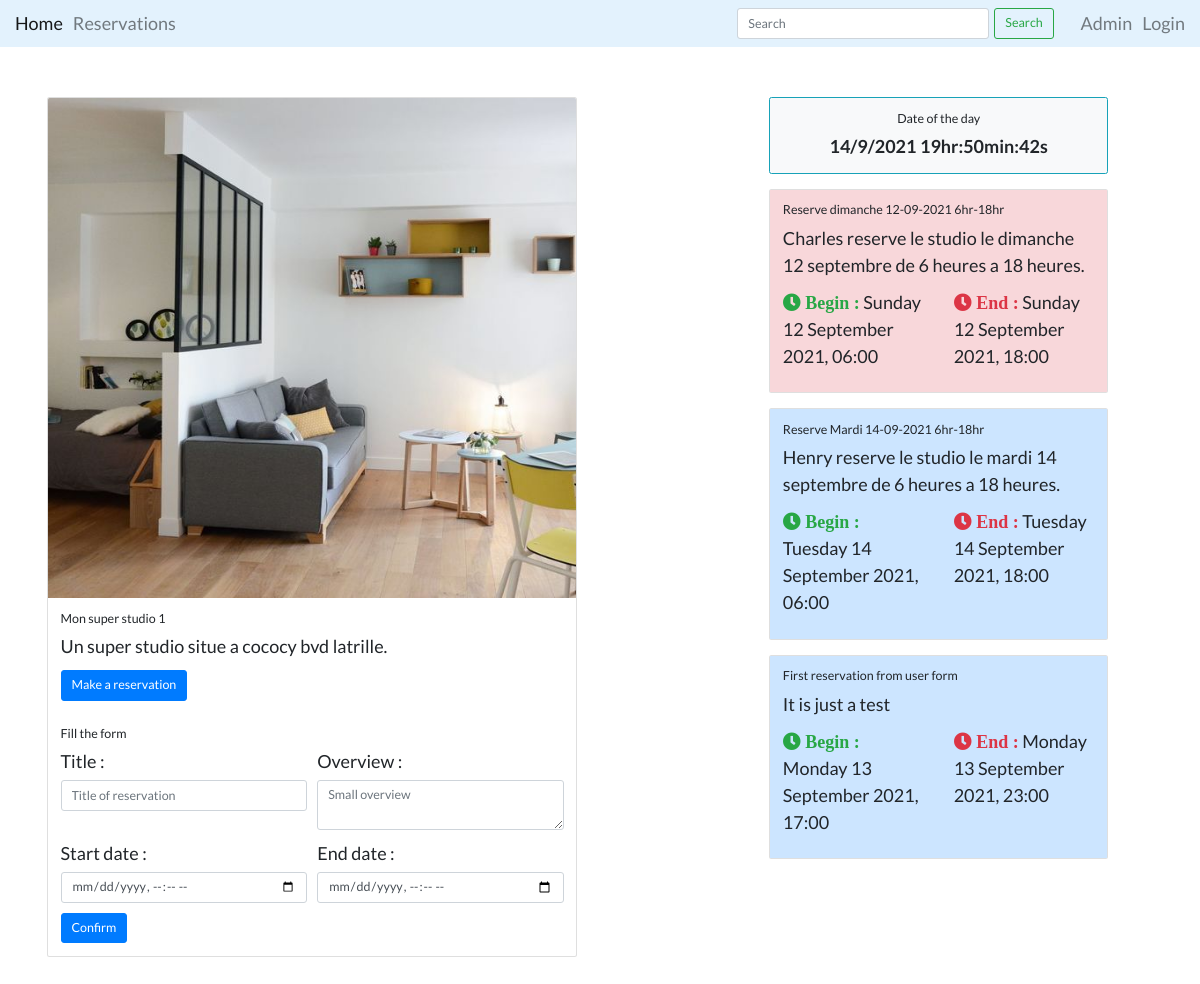
The app's page /core/resource/studio/mon-super-studio-1/ with its own data.
### core/models.py (models this page shows, shortened)
class Resource(models.Model):
    _upload_link = 'images/resource'
    name = models.CharField(max_length=100, unique=True)
    slug = models.SlugField(max_length=100, unique=True)
    description = models.TextField(null=True, blank=True)
    price = models.IntegerField()
    is_available = models.BooleanField(default=True)
    address_line = models.CharField(max_length=100)
    country = models.CharField(max_length=50)
    state = models.CharField(max_length=50)
    city = models.CharField(max_length=50)
    picture = models.ImageField(blank=True, upload_to=_upload_link)
    created = models.DateTimeField(auto_now_add=True)
    updated = models.DateTimeField(auto_now=True)
    type = models.ForeignKey(ResourceType,
                             on_delete=models.SET_NULL,
                             blank=True,
                             null=True)
    objects = models.Manager()  # The default manager.
    available = AvailableManager()  # Our custom manager.

class Reservation(models.Model):
    STATUS_CHOICES = (
        ('pending', 'Pending'),
        ('confirmed', 'Confirmed'),
        ('in_progress', 'In Progress'),
        ('ended', 'Ended'),
        ('canceled', 'Canceled'),
    )
    title = models.CharField(max_length=200)
    overview = models.TextField(null=True, blank=True)
    status = models.CharField(max_length=15,
                              choices=STATUS_CHOICES,
                              default='pending')
    created = models.DateTimeField(default=timezone.now)
    updated = models.DateTimeField(auto_now=True)
    start_date = models.DateTimeField()
    end_date = models.DateTimeField()
    resource = models.ForeignKey(Resource,
                                 default=None,
                                 on_delete=models.CASCADE)
    user = models.ForeignKey(User,
                             on_delete=models.CASCADE,
                             related_name='reservations',
                             default=1)

### core/views.py (the view)
def resource_detail(request, type_slug, resource_slug):
    resource = get_object_or_404(Resource,
                                 type__slug=type_slug,
                                 slug=resource_slug)
    if request.method == 'POST':
        form = ReservationModelForm(request.POST)
        if form.is_valid():
            reservation = form.save(commit=False)
            reservations = Reservation.objects.filter(resource=resource)
            is_overlaped = 0
            if reservations:
                date_start = form.cleaned_data['start_date']
                date_end = form.cleaned_data['end_date']
                res_range = []
                for res in reservations:
                    temp_range = {'start': res.start_date, 'end': res.end_date}
                    res_range.append(temp_range)
                for date in res_range:
                    date_overlap = overlap(date_start, date_end, date['start'],
                                           date['end'])
                    if date_overlap:
                        is_overlaped = date_overlap
                        break
            if not is_overlaped:
                reservation.status = 'pending'
                reservation.user = request.user
                reservation.resource = resource
                reservation.save()
                messages.success(request, "Successfuly submit a reservation.")
            else:
                error_text = "This resource is not free at this time. "
                error_text += "Please try with another date or time."
                messages.error(request, error_text)
        else:
            messages.error(request,
                           "Try to correct these errors and try again.")
        return redirect('core:resource_detail', type_slug, resource_slug)
    else:
        reservations = Reservation.objects.filter(resource=resource)
        form = ReservationModelForm()
        context = {
            'form': form,
            'resource': resource,
            'reservations': reservations,
        }
        return render(request, 'core/resource_detail.html', context)

### core/templates/core/resource_detail.html (shortened to what this page needs)
{% extends 'base.html' %}
{% load static %}
{% block styles %}
<link rel="stylesheet" href="{% static 'css/resource_detail.css' %}" type="text/css">
{% endblock %}
{% block content %}
<div class="content container" style="margin: auto; max-width: 98vw; padding: 5rem; font-size: large;">
    <div class="sections row">
        <section class="main col-md-8 col-lg-8 col-sm-8 row">
            <div class="card w-75">
                <img src="{{ resource.picture.url }}" class="card-img-top" alt="resource image" style="height: 50rem;">
                <div class="card-body">
                    <h5 class="card-title">{{ resource.name }}</h5>
                    <p class="card-text">{{ resource.description }}</p>
                    <a href="#" class="btn btn-primary btn-lg">Make a reservation</a>
                </div>
                <div class="card-body">
                    <h5 class="card-title">Fill the form</h5>
                    <form method="POST" action=".">
                        <div class="form-row">
                            <div class="form-group col-md-6">
                                <label for="title">Title : </label>
                                {{ form.title }}
                            </div>
                            <div class="form-group col-md-6">
                                <label for="overview">Overview : </label>
                                {{ form.overview }}
                            </div>
                        </div>
                        <div class="form-row">
                            <div class="form-group col-lg-6">
                                <label for="start-date">Start date : </label>
                                {{ form.start_date }}
                            </div>
                            <div class="form-group col-lg-6">
                                <label for="end-date">End date : </label>
                                {{ form.end_date }}
                            </div>
                        </div>
                        <button type="submit" class="btn btn-primary btn-lg">Confirm</button>
                    </form>
                </div>
            </div>
        </section>
        <section class="sidebar col-md-4 col-lg-4 col-sm-4">
            <div class="card w-90 text-center rounded border border-info font-weight-bold bg-light mb-4">
                <div class="card-body">
                    <h5 class="card-title">Date of the day</h5>
                    <p class="card-text" id="date-time">
                    </p>
                </div>
            </div>
            {% if reservations %}
            {% for res in reservations %}
            <div class="card w-100 mb-4">
                <div class="card-body {{ res.status }}">
                    <h5 class="card-title">{{ res.title }}</h5>
                    <p class="card-text">{{ res.overview }}</p>
                    <div class="row">
                        <p class="card-text col-lg-6">
                            <i class="fas fa-clock text-success"> Begin : </i>
                            {{ res.start_date | date:"l d F Y, H:i" }}
                        </p>
                        <p class="card-text col-lg-6">
                            <i class="fas fa-clock text-danger"> End : </i>
                            {{ res.end_date | date:"l d F Y, H:i" }}
                        </p>
                    </div>
                </div>
            </div>
            {% endfor %}
            {% endif %}
        </section>
    </div>
</div>
{% endblock %}

### static/css/base.css (style rules this page uses)
* { padding: 0; margin: 0; box-sizing: border-box; }
html { font-size: 10px; }
body { box-sizing: border-box; font-family: "Lato", sans-serif; }

### core/static/css/resource_detail.css (style rules this page uses)
.ended, .canceled { background-color: #f8d7da; border-color: #f5c6cb; }
.pending { background-color: #cce5ff; border-color: #b8daff; }

### records on screen
Resource: picture (picture), name "Mon super studio 1", description "Un super studio situe a cococy bvd latrille."
Reservation: title "Reserve dimanche 12-09-2021 6hr-18hr", overview "Charles reserve le studio le dimanche 12 septembre de 6 heures a 18 heures.", start_date "Sunday 12 September 2021, 06:00", end_date "Sunday 12 September 2021, 18:00"
Reservation: title "Reserve Mardi 14-09-2021 6hr-18hr", overview "Henry reserve le studio le mardi 14 septembre de 6 heures a 18 heures.", start_date "Tuesday 14 September 2021, 06:00", end_date "Tuesday 14 September 2021, 18:00"
Reservation: title "First reservation from user form", overview "It is just a test", start_date "Monday 13 September 2021, 17:00", end_date "Monday 13 September 2021, 23:00"
